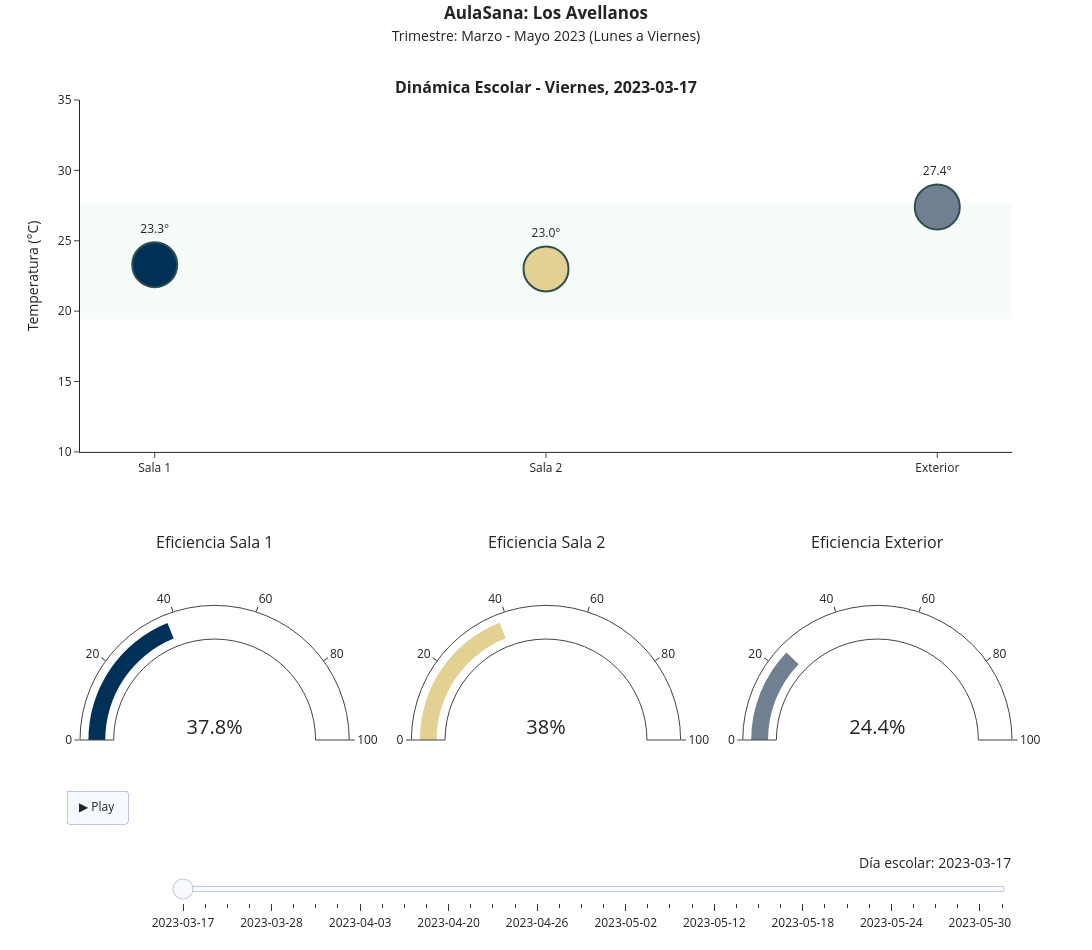

Notebook source saved alongside this figure:
### Code cell
import pandas as pd
import plotly.graph_objects as go
from plotly.subplots import make_subplots

# --- 1. CONFIGURACIÓN INICIAL Y FILTRADO MULTI-NIVEL ---
nombre_colegio = 'Los Avellanos' 

# Aplicamos todos los filtros: Escuela + Año + Días Laborales + Rango de Meses
df_filtrado = df_final[
    (df_final['escuela'] == nombre_colegio) & 
    (df_final['date'].dt.year == 2023) &
    (df_final['date'].dt.dayofweek <= 4) &          # Lunes a Viernes
    (df_final['date'].dt.month.between(3, 5))       # <--- COMPLEMENTO: Marzo a Mayo
].copy()

def get_compliance(series):
    if len(series) == 0: return 0
    within_range = series.between(19.4, 27.7).sum()
    return round((within_range / len(series)) * 100, 1)

# --- 2. PROCESAMIENTO ---
if df_filtrado.empty:
    print(f"❌ Error: No hay datos para {nombre_colegio} en el periodo Marzo-Mayo 2023")
else:
    dias_espanol = {0: 'Lunes', 1: 'Martes', 2: 'Miércoles', 3: 'Jueves', 4: 'Viernes'}
    
    df_filtrado['Day'] = df_filtrado['date'].dt.strftime('%Y-%m-%d')
    df_filtrado['DayName'] = df_filtrado['date'].dt.dayofweek.map(dias_espanol)
    
    days = sorted(df_filtrado['Day'].unique())
    
    cols_map = {'temp_int1': 'Sala 1', 'temp_int2': 'Sala 2', 'temp_ext': 'Exterior'}
    df_daily = df_filtrado.groupby(['Day', 'DayName'])[list(cols_map.keys())].mean().reset_index()
    df_daily = df_daily.rename(columns=cols_map).round(1)

    # --- 3. CREACIÓN DEL GRÁFICO ---
    fig = make_subplots(
        rows=2, cols=3,
        row_heights=[0.6, 0.4], 
        vertical_spacing=0.15,   
        specs=[[{"colspan": 3}, None, None],
               [{"type": "indicator"}, {"type": "indicator"}, {"type": "indicator"}]],
        subplot_titles=(f"<b>Dinámica Escolar - {df_daily.iloc[0]['DayName']}, {days[0]}</b>", 
                        "Eficiencia Sala 1", "Eficiencia Sala 2", "Eficiencia Exterior")
    )

    categorias = ['Sala 1', 'Sala 2', 'Exterior']
    colors = ['#003057', '#E2D192', '#708090']

    # Trazas iniciales
    df_ini = df_daily.iloc[0]
    fig.add_trace(go.Scatter(
        x=categorias, y=[df_ini[c] for c in categorias],
        mode='markers+text', text=[f"{df_ini[c]}°" for c in categorias],
        textposition="top center", 
        marker=dict(size=45, color=colors, line=dict(width=2, color='DarkSlateGrey')),
        name="Temp Actual"
    ), row=1, col=1)

    for i, cat in enumerate(categorias):
        fig.add_trace(go.Indicator(
            mode="gauge+number", 
            value=get_compliance(df_filtrado[list(cols_map.keys())[i]]),
            number={'suffix': "%", 'font': {'size': 20}},
            gauge={'axis': {'range': [0, 100]}, 'bar': {'color': colors[i]}}
        ), row=2, col=i+1)

    # --- 4. ANIMACIÓN Y FECHAS (Frames) ---
    frames = []
    for i, row in df_daily.iterrows():
        day_val = row['Day']
        name_val = row['DayName']
        
        frames.append(go.Frame(
            data=[
                go.Scatter(y=[row[c] for c in categorias], 
                           text=[f"{row[c]}°" for c in categorias]),
                go.Indicator(value=get_compliance(df_filtrado[df_filtrado['Day'] <= day_val]['temp_int1'])),
                go.Indicator(value=get_compliance(df_filtrado[df_filtrado['Day'] <= day_val]['temp_int2'])),
                go.Indicator(value=get_compliance(df_filtrado[df_filtrado['Day'] <= day_val]['temp_ext']))
            ],
            name=day_val,
            layout=go.Layout(annotations=[
                dict(text=f"<b>Dinámica Escolar - {name_val}, {day_val}</b>", 
                     xref="paper", yref="paper", x=0.5, y=1.03, showarrow=False, font=dict(size=16))
            ])
        ))
    fig.frames = frames

    # --- 5. CONFIGURACIÓN DE SLIDER Y BOTONES ---
    sliders = [{
        "active": 0,
        "yanchor": "top", "xanchor": "left",
        "currentvalue": {"font": {"size": 14}, "prefix": "Día escolar: ", "visible": True, "xanchor": "right"},
        "pad": {"b": 10, "t": 60},
        "len": 0.9, "x": 0.1, "y": 0,
        "steps": [{"args": [[f.name], {"frame": {"duration": 100, "redraw": True}, "mode": "immediate"}],
                   "label": f.name, "method": "animate"} for f in fig.frames]
    }]

    fig.update_layout(
        height=950, width=1100, template="simple_white", showlegend=False,
        sliders=sliders,
        updatemenus=[{
            "type": "buttons", "x": 0.05, "y": 0,
            "buttons": [{"label": "▶ Play", "method": "animate", 
                         "args": [None, {"frame": {"duration": 200, "redraw": True}, "fromcurrent": True}]}]
        }],
        title={
            'text': f"<b>AulaSana: {nombre_colegio}</b><br><span style='font-size:14px'>Trimestre: Marzo - Mayo 2023 (Lunes a Viernes)</span>",
            'x': 0.5, 'y': 0.98, 'xanchor': 'center'
        }
    )

    # --- 6. ZONA DE CONFORT ---
    fig.add_shape(
        type="rect", xref="paper", yref="y1",
        x0=0, x1=1, y0=19.4, y1=27.7,
        fillcolor="rgba(46, 204, 113, 0.15)", line_width=0, layer="below"
    )

    fig.update_yaxes(range=[10, 35], title="Temperatura (°C)", row=1, col=1)
    fig.show()

### Figure 1 — Plotly figure (JSON) as saved in the notebook; plotly's stock layout.template omitted (floating-point values rounded to 4 significant figures)
{"data": [{"marker": {"color": ["#003057", "#E2D192", "#708090"], "line": {"color": "DarkSlateGrey", "width": 2}, "size": 45}, "mode": "markers+text", "name": "Temp Actual", "text": ["23.3°", "23.0°", "27.4°"], "textposition": "top center", "type": "scatter", "x": ["Sala 1", "Sala 2", "Exterior"], "xaxis": "x", "y": [23.3, 23, 27.4], "yaxis": "y"}, {"domain": {"x": [0, 0.2889], "y": [0, 0.34]}, "gauge": {"axis": {"range": [0, 100]}, "bar": {"color": "#003057"}}, "mode": "gauge+number", "number": {"font": {"size": 20}, "suffix": "%"}, "type": "indicator", "value": 37.8}, {"domain": {"x": [0.3556, 0.6444], "y": [0, 0.34]}, "gauge": {"axis": {"range": [0, 100]}, "bar": {"color": "#E2D192"}}, "mode": "gauge+number", "number": {"font": {"size": 20}, "suffix": "%"}, "type": "indicator", "value": 38}, {"domain": {"x": [0.7111, 1], "y": [0, 0.34]}, "gauge": {"axis": {"range": [0, 100]}, "bar": {"color": "#708090"}}, "mode": "gauge+number", "number": {"font": {"size": 20}, "suffix": "%"}, "type": "indicator", "value": 24.4}], "layout": {"annotations": [{"font": {"size": 16}, "showarrow": false, "text": "<b>Dinámica Escolar - Viernes, 2023-03-17</b>", "x": 0.5, "xanchor": "center", "xref": "paper", "y": 1, "yanchor": "bottom", "yref": "paper"}, {"font": {"size": 16}, "showarrow": false, "text": "Eficiencia Sala 1", "x": 0.1444, "xanchor": "center", "xref": "paper", "y": 0.34, "yanchor": "bottom", "yref": "paper"}, {"font": {"size": 16}, "showarrow": false, "text": "Eficiencia Sala 2", "x": 0.5, "xanchor": "center", "xref": "paper", "y": 0.34, "yanchor": "bottom", "yref": "paper"}, {"font": {"size": 16}, "showarrow": false, "text": "Eficiencia Exterior", "x": 0.8556, "xanchor": "center", "xref": "paper", "y": 0.34, "yanchor": "bottom", "yref": "paper"}], "height": 950, "shapes": [{"fillcolor": "rgba(46, 204, 113, 0.15)", "layer": "below", "line": {"width": 0}, "type": "rect", "x0": 0, "x1": 1, "xref": "paper", "y0": 19.4, "y1": 27.7, "yref": "y"}], "showlegend": false, "sliders": [{"active": 0, "currentvalue": {"font": {"size": 14}, "prefix": "Día escolar: ", "visible": true, "xanchor": "right"}, "len": 0.9, "pad": {"b": 10, "t": 60}, "steps": [{"args": [["2023-03-17"], {"frame": {"duration": 100, "redraw": true}, "mode": "immediate"}], "label": "2023-03-17", "method": "animate"}, {"args": [["2023-03-20"], {"frame": {"duration": 100, "redraw": true}, "mode": "immediate"}], "label": "2023-03-20", "method": "animate"}, {"args": [["2023-03-21"], {"frame": {"duration": 100, "redraw": true}, "mode": "immediate"}], "label": "2023-03-21", "method": "animate"}, {"args": [["2023-03-27"], {"frame": {"duration": 100, "redraw": true}, "mode": "immediate"}], "label": "2023-03-27", "method": "animate"}, {"args": [["2023-03-28"], {"frame": {"duration": 100, "redraw": true}, "mode": "immediate"}], "label": "2023-03-28", "method": "animate"}, {"args": [["2023-03-29"], {"frame": {"duration": 100, "redraw": true}, "mode": "immediate"}], "label": "2023-03-29", "method": "animate"}, {"args": [["2023-03-30"], {"frame": {"duration": 100, "redraw": true}, "mode": "immediate"}], "label": "2023-03-30", "method": "animate"}, {"args": [["2023-03-31"], {"frame": {"duration": 100, "redraw": true}, "mode": "immediate"}], "label": "2023-03-31", "method": "animate"}, {"args": [["2023-04-03"], {"frame": {"duration": 100, "redraw": true}, "mode": "immediate"}], "label": "2023-04-03", "method": "animate"}, {"args": [["2023-04-04"], {"frame": {"duration": 100, "redraw": true}, "mode": "immediate"}], "label": "2023-04-04", "method": "animate"}, {"args": [["2023-04-05"], {"frame": {"duration": 100, "redraw": true}, "mode": "immediate"}], "label": "2023-04-05", "method": "animate"}, {"args": [["2023-04-18"], {"frame": {"duration": 100, "redraw": true}, "mode": "immediate"}], "label": "2023-04-18", "method": "animate"}, {"args": [["2023-04-20"], {"frame": {"duration": 100, "redraw": true}, "mode": "immediate"}], "label": "2023-04-20", "method": "animate"}, {"args": [["2023-04-21"], {"frame": {"duration": 100, "redraw": true}, "mode": "immediate"}], "label": "2023-04-21", "method": "animate"}, {"args": [["2023-04-24"], {"frame": {"duration": 100, "redraw": true}, "mode": "immediate"}], "label": "2023-04-24", "method": "animate"}, {"args": [["2023-04-25"], {"frame": {"duration": 100, "redraw": true}, "mode": "immediate"}], "label": "2023-04-25", "method": "animate"}, {"args": [["2023-04-26"], {"frame": {"duration": 100, "redraw": true}, "mode": "immediate"}], "label": "2023-04-26", "method": "animate"}, {"args": [["2023-04-27"], {"frame": {"duration": 100, "redraw": true}, "mode": "immediate"}], "label": "2023-04-27", "method": "animate"}, {"args": [["2023-04-28"], {"frame": {"duration": 100, "redraw": true}, "mode": "immediate"}], "label": "2023-04-28", "method": "animate"}, {"args": [["2023-05-01"], {"frame": {"duration": 100, "redraw": true}, "mode": "immediate"}], "label": "2023-05-01", "method": "animate"}, {"args": [["2023-05-02"], {"frame": {"duration": 100, "redraw": true}, "mode": "immediate"}], "label": "2023-05-02", "method": "animate"}, {"args": [["2023-05-03"], {"frame": {"duration": 100, "redraw": true}, "mode": "immediate"}], "label": "2023-05-03", "method": "animate"}, {"args": [["2023-05-05"], {"frame": {"duration": 100, "redraw": true}, "mode": "immediate"}], "label": "2023-05-05", "method": "animate"}, {"args": [["2023-05-08"], {"frame": {"duration": 100, "redraw": true}, "mode": "immediate"}], "label": "2023-05-08", "method": "animate"}, {"args": [["2023-05-12"], {"frame": {"duration": 100, "redraw": true}, "mode": "immediate"}], "label": "2023-05-12", "method": "animate"}, {"args": [["2023-05-15"], {"frame": {"duration": 100, "redraw": true}, "mode": "immediate"}], "label": "2023-05-15", "method": "animate"}, {"args": [["2023-05-16"], {"frame": {"duration": 100, "redraw": true}, "mode": "immediate"}], "label": "2023-05-16", "method": "animate"}, {"args": [["2023-05-17"], {"frame": {"duration": 100, "redraw": true}, "mode": "immediate"}], "label": "2023-05-17", "method": "animate"}, {"args": [["2023-05-18"], {"frame": {"duration": 100, "redraw": true}, "mode": "immediate"}], "label": "2023-05-18", "method": "animate"}, {"args": [["2023-05-19"], {"frame": {"duration": 100, "redraw": true}, "mode": "immediate"}], "label": "2023-05-19", "method": "animate"}, {"args": [["2023-05-22"], {"frame": {"duration": 100, "redraw": true}, "mode": "immediate"}], "label": "2023-05-22", "method": "animate"}, {"args": [["2023-05-23"], {"frame": {"duration": 100, "redraw": true}, "mode": "immediate"}], "label": "2023-05-23", "method": "animate"}, {"args": [["2023-05-24"], {"frame": {"duration": 100, "redraw": true}, "mode": "immediate"}], "label": "2023-05-24", "method": "animate"}, {"args": [["2023-05-25"], {"frame": {"duration": 100, "redraw": true}, "mode": "immediate"}], "label": "2023-05-25", "method": "animate"}, {"args": [["2023-05-26"], {"frame": {"duration": 100, "redraw": true}, "mode": "immediate"}], "label": "2023-05-26", "method": "animate"}, {"args": [["2023-05-29"], {"frame": {"duration": 100, "redraw": true}, "mode": "immediate"}], "label": "2023-05-29", "method": "animate"}, {"args": [["2023-05-30"], {"frame": {"duration": 100, "redraw": true}, "mode": "immediate"}], "label": "2023-05-30", "method": "animate"}, {"args": [["2023-05-31"], {"frame": {"duration": 100, "redraw": true}, "mode": "immediate"}], "label": "2023-05-31", "method": "animate"}], "x": 0.1, "xanchor": "left", "y": 0, "yanchor": "top"}], "title": {"text": "<b>AulaSana: Los Avellanos</b><br><span style='font-size:14px'>Trimestre: Marzo - Mayo 2023 (Lunes a Viernes)</span>", "x": 0.5, "xanchor": "center", "y": 0.98}, "updatemenus": [{"buttons": [{"args": [null, {"frame": {"duration": 200, "redraw": true}, "fromcurrent": true}], "label": "▶ Play", "method": "animate"}], "type": "buttons", "x": 0.05, "y": 0}], "width": 1100, "xaxis": {"anchor": "y", "domain": [0, 1]}, "yaxis": {"anchor": "x", "domain": [0.49, 1], "range": [10, 35], "title": {"text": "Temperatura (°C)"}}}}
